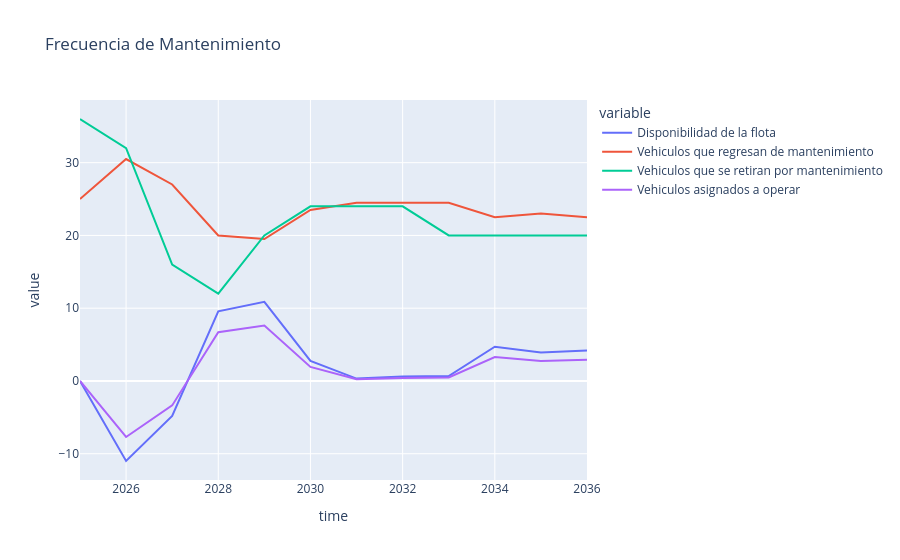

The cell this chart's notebook holds for it:
### Code cell
fig.show()

### Figure 1 — Plotly figure (JSON) as saved in the notebook; plotly's stock layout.template omitted (floating-point values rounded to 4 significant figures)
{"data": [{"hovertemplate": "variable=Disponibilidad de la flota<br>time=%{x}<br>value=%{y}<extra></extra>", "legendgroup": "Disponibilidad de la flota", "line": {"color": "#636efa", "dash": "solid"}, "marker": {"symbol": "circle"}, "mode": "lines", "name": "Disponibilidad de la flota", "orientation": "v", "showlegend": true, "type": "scatter", "x": [2025, 2026, 2027, 2028, 2029, 2030, 2031, 2032, 2033, 2034, 2035, 2036], "xaxis": "x", "y": [0.0, -11.0, -4.8, 9.56, 10.87, 2.76, 0.3281, 0.5984, 0.6795, 4.704, 3.911, 4.173], "yaxis": "y"}, {"hovertemplate": "variable=Vehiculos que regresan de mantenimiento<br>time=%{x}<br>value=%{y}<extra></extra>", "legendgroup": "Vehiculos que regresan de mantenimiento", "line": {"color": "#EF553B", "dash": "solid"}, "marker": {"symbol": "circle"}, "mode": "lines", "name": "Vehiculos que regresan de mantenimiento", "orientation": "v", "showlegend": true, "type": "scatter", "x": [2025, 2026, 2027, 2028, 2029, 2030, 2031, 2032, 2033, 2034, 2035, 2036], "xaxis": "x", "y": [25.0, 30.5, 27.0, 20.0, 19.5, 23.5, 24.5, 24.5, 24.5, 22.5, 23.0, 22.5], "yaxis": "y"}, {"hovertemplate": "variable=Vehiculos que se retiran por mantenimiento<br>time=%{x}<br>value=%{y}<extra></extra>", "legendgroup": "Vehiculos que se retiran por mantenimiento", "line": {"color": "#00cc96", "dash": "solid"}, "marker": {"symbol": "circle"}, "mode": "lines", "name": "Vehiculos que se retiran por mantenimiento", "orientation": "v", "showlegend": true, "type": "scatter", "x": [2025, 2026, 2027, 2028, 2029, 2030, 2031, 2032, 2033, 2034, 2035, 2036], "xaxis": "x", "y": [36.0, 32.0, 16.0, 12.0, 20.0, 24.0, 24.0, 24.0, 20.0, 20.0, 20.0, 20.0], "yaxis": "y"}, {"hovertemplate": "variable=Vehiculos asignados a operar<br>time=%{x}<br>value=%{y}<extra></extra>", "legendgroup": "Vehiculos asignados a operar", "line": {"color": "#ab63fa", "dash": "solid"}, "marker": {"symbol": "circle"}, "mode": "lines", "name": "Vehiculos asignados a operar", "orientation": "v", "showlegend": true, "type": "scatter", "x": [2025, 2026, 2027, 2028, 2029, 2030, 2031, 2032, 2033, 2034, 2035, 2036], "xaxis": "x", "y": [0.0, -7.7, -3.36, 6.692, 7.608, 1.932, 0.2297, 0.4189, 0.4757, 3.293, 2.738, 2.921], "yaxis": "y"}], "layout": {"legend": {"title": {"text": "variable"}, "tracegroupgap": 0}, "title": {"text": "Frecuencia de Mantenimiento"}, "xaxis": {"anchor": "y", "domain": [0, 1], "title": {"text": "time"}}, "yaxis": {"anchor": "x", "domain": [0, 1], "title": {"text": "value"}}}}
